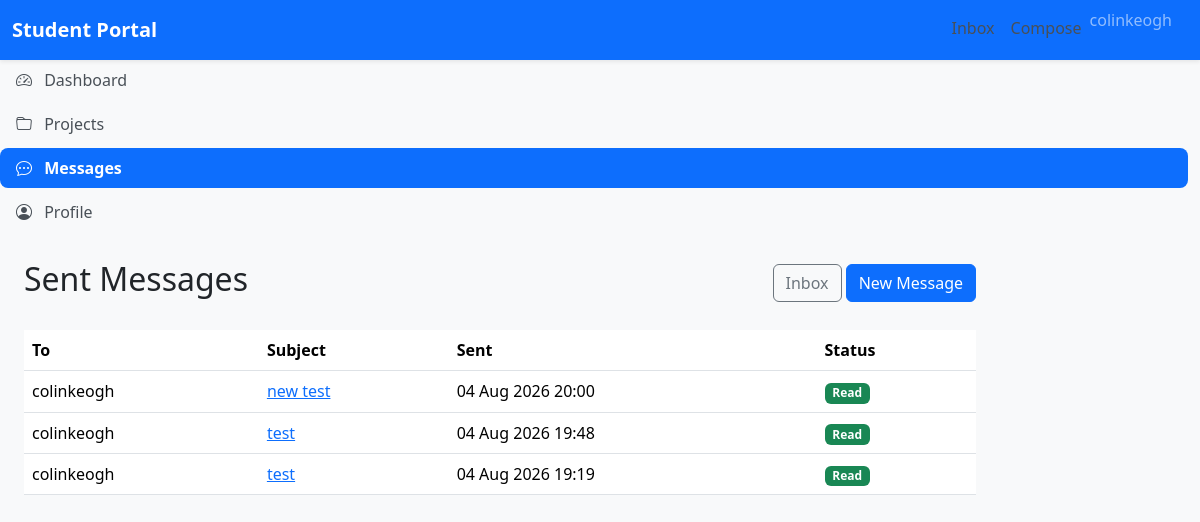
Page /messaging/sent/ (signed in) on the earlier database version.
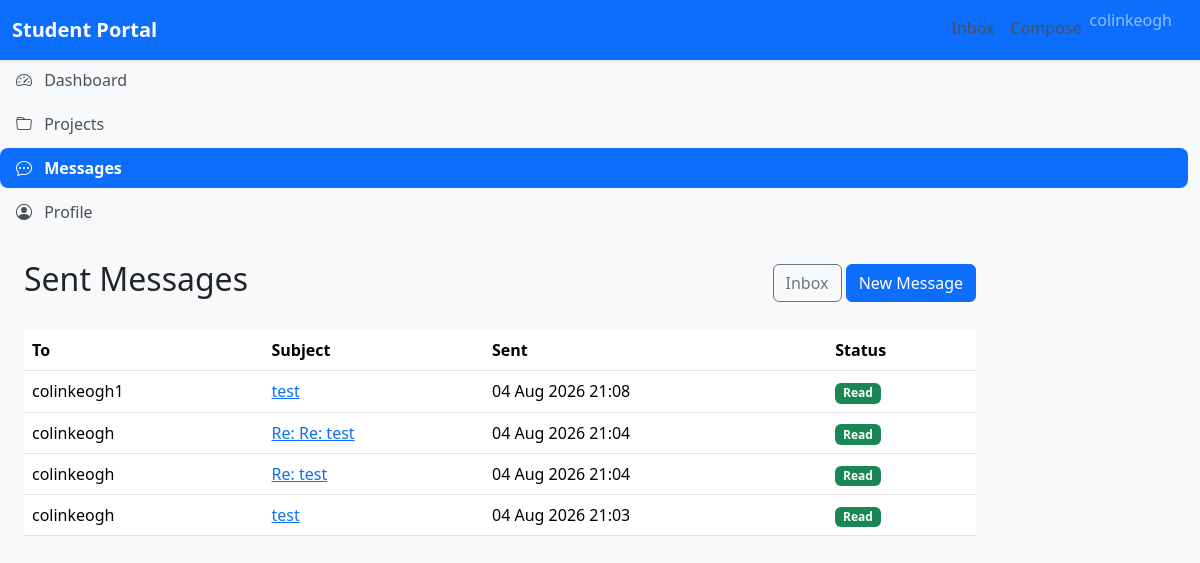
Same page on the later database version.
### messaging/models.py (models this page shows, shortened)
class Message(models.Model):
    sender = models.ForeignKey(
        settings.AUTH_USER_MODEL,
        on_delete=models.CASCADE,
        related_name="sent_messages",
    )
    recipient = models.ForeignKey(
        settings.AUTH_USER_MODEL,
        on_delete=models.CASCADE,
        related_name="received_messages",
    )
    subject = models.CharField(max_length=200)
    body = models.TextField()
    sent_at = models.DateTimeField(auto_now_add=True)
    is_read = models.BooleanField(default=False)
    class Meta:
        ordering = ["-sent_at"]

### accounts/models.py (models this page shows)
class CustomUser(AbstractUser):
    pass

### messaging/views.py (the view)
# urls.py: path("sent/", views.sent_messages, name="sent"),
@login_required
def sent_messages(request):
    messages = Message.objects.filter(
        sender=request.user,
    )
    return render(
        request,
        "messaging/sent_messages.html",
        {
            "messages": messages,
        },
    )

### messaging/templates/messaging/sent_messages.html (shortened to what this page needs)
{% extends "base.html" %}
{% block content %}
<div class="d-flex justify-content-between align-items-center mb-4">
    <h2>Sent Messages</h2>
    <div>
        <a
            href="{% url 'messaging:inbox' %}"
            class="btn btn-outline-secondary">
            Inbox
        </a>
        <a
            href="{% url 'messaging:new' %}"
            class="btn btn-primary">
            New Message
        </a>
    </div>
</div>
{% if messages %}
<table class="table table-hover">
    <thead>
        <tr>
            <th>To</th>
            <th>Subject</th>
            <th>Sent</th>
            <th>Status</th>
        </tr>
    </thead>
    <tbody>
    {% for message in messages %}
        <tr>
            <td>{{ message.recipient.username }}</td>
            <td>
                <a href="{% url 'messaging:detail' message.pk %}">
                    {{ message.subject }}
                </a>
            </td>
            <td>{{ message.sent_at|date:"d M Y H:i" }}</td>
            <td>
                {% if message.is_read %}
                    <span class="badge bg-success">
                        Read
                    </span>
                {% else %}
                    <span class="badge bg-warning text-dark">
                        Unread
                    </span>
                {% endif %}
            </td>
        </tr>
    {% endfor %}
    </tbody>
</table>
{% else %}
<div class="alert alert-info">
    You haven't sent any messages yet.
</div>
{% endif %}
{% endblock %}

Differences in the rows shown:
removed Message: recipient.username "colinkeogh", subject "new test", sent_at "04 Aug 2026 20:00", is_read "Read"
removed Message: recipient.username "colinkeogh", subject "test", sent_at "04 Aug 2026 19:48", is_read "Read"
removed Message: recipient.username "colinkeogh", subject "test", sent_at "04 Aug 2026 19:19", is_read "Read"
added Message: recipient.username "colinkeogh1", subject "test", sent_at "04 Aug 2026 21:08", is_read "Read"
added Message: recipient.username "colinkeogh", subject "Re: Re: test", sent_at "04 Aug 2026 21:04", is_read "Read"
added Message: recipient.username "colinkeogh", subject "Re: test", sent_at "04 Aug 2026 21:04", is_read "Read"
added Message: recipient.username "colinkeogh", subject "test", sent_at "04 Aug 2026 21:03", is_read "Read"
